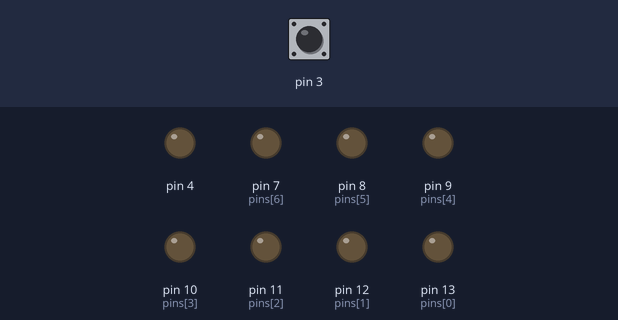
The sketch below on a simulated Arduino Uno, built with avr-gcc and run on an emulated ATmega328P. Shown: output pins drawn as LEDs (lit = HIGH). The test bench sets the inputs (shaded band); at power-on: pin 3 HIGH.

Above: at 1.2 s.
1.3 s: pin 3 pulled LOW for 0.15 s
At 1.7 s:
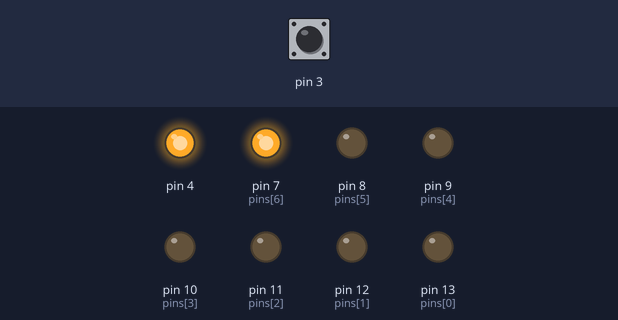
At 2.2 s:
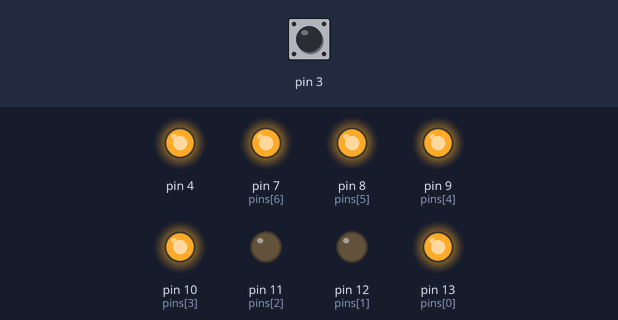
7.3 s: pin 3 pulled LOW for 3.2 s
At 17.8 s:
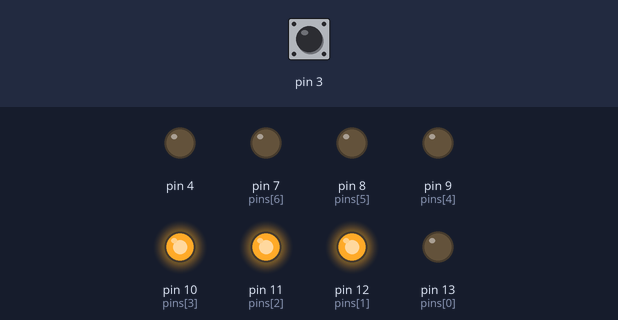
Timing chart, 0 to 18.0 s (numbered marks = the images above; inputs shaded):
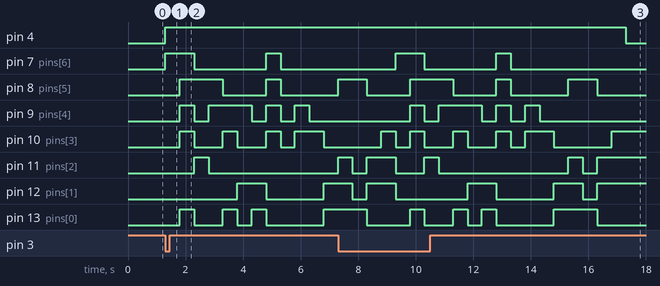

Measured:
- after the input at 1.3 s, pin 4: LOW → HIGH at once; pin 7 (pins[6]): LOW → HIGH at once, → LOW 1.0 s later, → HIGH 2.5 s later, → LOW 0.50 s later
- after the input at 7.3 s, pin 4: HIGH → LOW after 10.0 s instead of 2.0 s; pin 7 (pins[6]): LOW → HIGH after 2.0 s, → LOW 1.0 s later, → HIGH 2.5 s later, → LOW 0.50 s later; pin 9 (pins[4]): LOW → HIGH after 2.5 s, → LOW 0.50 s later, → HIGH 0.50 s later, → LOW 1.5 s later, … (8 changes in this stretch)

The sketch:

wk11_7seg_button_control1.ino
```cpp
//C++ code
//
byte btn;

byte pins[7]={13,12,11,10,9,8,7};
byte show[16][7]={
  {0, 0, 0, 0, 0, 0, 1},
  {1, 0, 0, 1, 1, 1, 1},
  {0, 0, 1, 0, 0, 1, 0},
  {0, 0, 0, 0, 1, 1, 0},
  {1, 0, 0, 1, 1, 0, 0},
  {0, 1, 0, 0, 1, 0, 0},
  {1, 1, 0, 0, 0, 0, 0},
  {0, 0, 0, 1, 1, 1, 1},
  {0, 0, 0, 0, 0, 0, 0},
  {0, 0, 0, 1, 1, 0, 0},
  {0, 0, 0, 1, 0, 0, 0},
  {1, 1, 0, 0, 0, 0, 0},
  {1, 1, 1, 0, 0, 1, 0},
  {1, 0, 0, 0, 0, 1, 0},
  {0, 1, 1, 0, 0, 0, 0},
  {0, 1, 1, 1, 0, 0, 0},
};
void setup()
{for (byte i = 0; i < 7; ++i) {
   pinMode(pins[i], OUTPUT);
  }
  pinMode(LED_BUILTIN,OUTPUT);
  pinMode(4,OUTPUT);
  pinMode(3,INPUT_PULLUP);

}

void loop()
{
  btn=digitalRead(3);
  if(btn==HIGH){


  	digitalWrite(LED_BUILTIN,LOW);
  	digitalWrite(4,LOW);

  }else{

  	digitalWrite(LED_BUILTIN,HIGH);

  	digitalWrite(4,HIGH);
    for(byte i = 0; i < 16; i++){
    for(byte j = 0; j < 7; j++){
      digitalWrite(pins[j], show[i][j]);
    }       delay(500);
    }
  }


}
```
